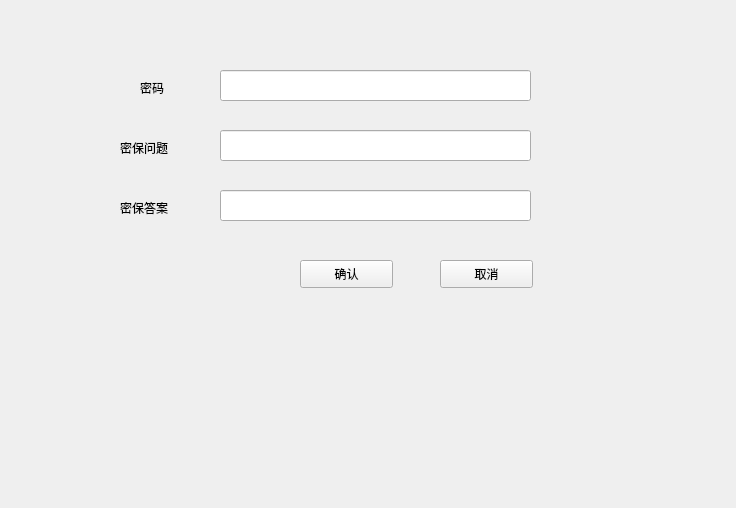
<?xml version="1.0" encoding="UTF-8"?>
<ui version="4.0">
 <class>SafeSettings</class>
 <widget class="QWidget" name="SafeSettings">
  <property name="geometry">
   <rect>
    <x>0</x>
    <y>0</y>
    <width>736</width>
    <height>508</height>
   </rect>
  </property>
  <property name="windowTitle">
   <string>Form</string>
  </property>
  <widget class="QLabel" name="label">
   <property name="geometry">
    <rect>
     <x>120</x>
     <y>140</y>
     <width>72</width>
     <height>15</height>
    </rect>
   </property>
   <property name="text">
    <string>密保问题</string>
   </property>
  </widget>
  <widget class="QLabel" name="label_2">
   <property name="geometry">
    <rect>
     <x>120</x>
     <y>200</y>
     <width>72</width>
     <height>15</height>
    </rect>
   </property>
   <property name="text">
    <string>密保答案</string>
   </property>
  </widget>
  <widget class="QLineEdit" name="ques_le">
   <property name="geometry">
    <rect>
     <x>220</x>
     <y>130</y>
     <width>311</width>
     <height>31</height>
    </rect>
   </property>
  </widget>
  <widget class="QLineEdit" name="ans_le">
   <property name="geometry">
    <rect>
     <x>220</x>
     <y>190</y>
     <width>311</width>
     <height>31</height>
    </rect>
   </property>
  </widget>
  <widget class="QPushButton" name="yes_btn">
   <property name="geometry">
    <rect>
     <x>300</x>
     <y>260</y>
     <width>93</width>
     <height>28</height>
    </rect>
   </property>
   <property name="text">
    <string>确认</string>
   </property>
  </widget>
  <widget class="QPushButton" name="cancel_btn">
   <property name="geometry">
    <rect>
     <x>440</x>
     <y>260</y>
     <width>93</width>
     <height>28</height>
    </rect>
   </property>
   <property name="text">
    <string>取消</string>
   </property>
  </widget>
  <widget class="QLabel" name="label_3">
   <property name="geometry">
    <rect>
     <x>140</x>
     <y>80</y>
     <width>72</width>
     <height>15</height>
    </rect>
   </property>
   <property name="text">
    <string>密码</string>
   </property>
  </widget>
  <widget class="QLineEdit" name="password_le">
   <property name="geometry">
    <rect>
     <x>220</x>
     <y>70</y>
     <width>311</width>
     <height>31</height>
    </rect>
   </property>
  </widget>
 </widget>
 <resources/>
 <connections/>
</ui>
